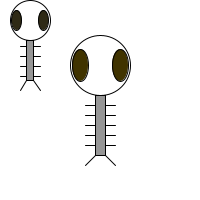
Frame 1 (no input)
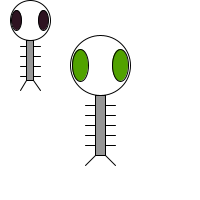
Frame 60 (the mouse pressed at the canvas centre just before this capture)
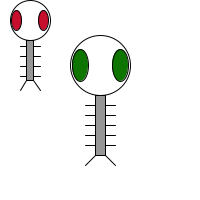
Frame 120 (the mouse held since frame 60 and released just before this capture)

The Processing sketch that drew these frames (run headless with seeded random() and noise(); from frame 60 on, the mouse is pressed at the canvas centre):

// Processing sketch: Zoog_as_a_class
// ── Zoog_as_a_class.pde
// Making Zoog from scratch
//Global scope

Zoog zoog1;
Zoog zoog2;


void setup() {
  size(200, 200);
  smooth();
  zoog1 = new Zoog(100, 125, 60, 60, 16);
  zoog2 = new Zoog(30, 60, 40, 40, 10);
}

void draw() {
  background(255);
  float factor = constrain(mouseX/10, 0, 5);
  //zoog1.jiggle(factor);
  zoog1.display(color(random(100), random(200), random(30-50)));
  //zoog1.up();
  //zoog1.shaking();
  //zoog1.sideWays();
  //zoog1.jiggle(5);
  //zoog2.jiggle(factor);
  zoog2.display(color(random(200), random(50), random(70)));
}

class Zoog {
  float zoogX, zoogY, zoogW, zoogH, eyeSize;
  float eyeR, eyeG, eyeB;
  float xSpeed;

  //Zoog constructor
  Zoog(float newZoogX, float newZoogY, float newZoogW, float newZoogH, float newEyeSize) {
    zoogX = newZoogX;
    zoogY = newZoogY;
    zoogW = newZoogW;
    zoogH = newZoogH;
    eyeSize = newEyeSize;
  }
  //Display Zoog
  void display(color eyeColor) {
    //Set ellipses and rects to CENTER mode
    rectMode(CENTER);
    ellipseMode(CENTER);
    
    //Draw Zoogs arms with a for loop
    for (float i = zoogY - zoogH/3; i < zoogY + zoogH/2; i +=10) {
      stroke(0);
      line(zoogX-zoogW/4, i, zoogX+zoogW/4, i); 
    }
    //Zoogs krop
    stroke(0);
    fill(150);
    rect(zoogX, zoogY, zoogW/6, zoogH);

    //Zoogs hovede
    fill(255);
    ellipse(zoogX, zoogY-zoogH, zoogW, zoogH);

    //Zoogs øjne
    /*eyeR = random(255);
    eyeG = random(255);
    eyeB = random(255);*/
    fill(eyeColor);
    ellipse(zoogX-zoogW/3, zoogY-zoogH, eyeSize, eyeSize*2);
    ellipse(zoogX+zoogW/3, zoogY-zoogH, eyeSize, eyeSize*2);

    //Zoogs ben
    line(zoogX-zoogH/12, zoogY+zoogH/2, zoogX-zoogW/4, zoogY+zoogH/2+10);
    line(zoogX+zoogH/12, zoogY+zoogH/2, zoogX+zoogW/4, zoogY+zoogH/2+10);
  }

  //Zoog moves up
  void up() {
    zoogY = zoogY - 1;
  }

  //Zoog moves sideways randomly aka. shakes
  void shaking() {
    zoogX = random(175, 225);
  }

  void sideWays() {
    xSpeed = 3;
    zoogX = zoogX + xSpeed;
    if ((zoogX > width) || (zoogX < 0)) {
      xSpeed = xSpeed * -1;
    }
  }

  void jiggle(float speed) {
    //Change the x and y location of Zoog randomly
    zoogX = zoogX + random(-1, 1) * speed;
    zoogY = zoogY + random(-1, 1) * speed;

    //Constrain Zoog to window
    zoogX = constrain(zoogX, 0, width);
    zoogY = constrain(zoogY, 0, height);
  }
}
